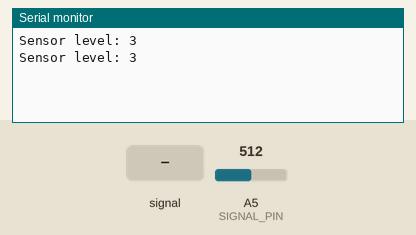
Simulated run of this sketch. Board: Arduino Uno, built with avr-gcc and run on an emulated ATmega328P. On the bench: the last lines printed to the serial monitor. The inputs (shaded band) are chosen by the test bench; at power-on: A5 (SIGNAL_PIN) = 512.

Above: at 2.8 s.
2.9 s: A5 (SIGNAL_PIN) fed a 200 Hz sine of ±255 counts around its level
At 4.4 s:
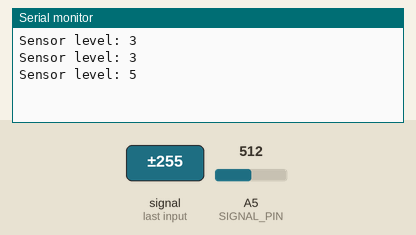
5.6 s: A5 (SIGNAL_PIN) set to 306
At 7.5 s:
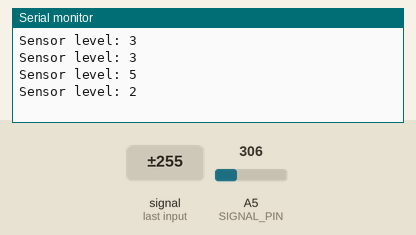
8.3 s: A5 (SIGNAL_PIN) fed a 1000 Hz sine of ±255 counts around its level
At 10.8 s:
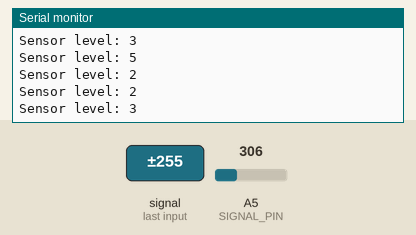
11.0 s: A5 (SIGNAL_PIN) set to 610
At 13.2 s:
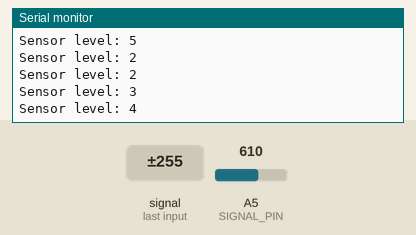
Timing chart, 0 to 14.7 s (numbered marks = the images above; inputs shaded):
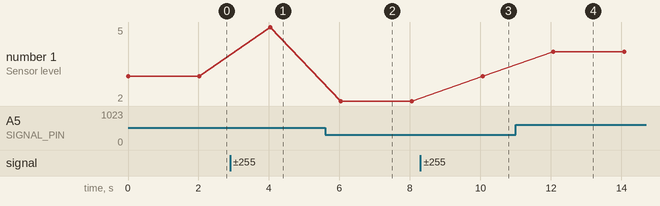

The sketch:

WaterSensor.ino
```cpp
#define POWER_PIN 5
#define SIGNAL_PIN A5
#define SENSOR_MIN 0
#define SENSOR_MAX 600

int value=0;
int level=0;

void setup() {
    Serial.begin(9600);
    pinMode(POWER_PIN, OUTPUT);
    digitalWrite(POWER_PIN, LOW);
}

void loop() {
    digitalWrite(POWER_PIN, HIGH);
    delay(10);
    value= analogRead(SIGNAL_PIN);
    digitalWrite(POWER_PIN, LOW);

    level= map(value, SENSOR_MIN, SENSOR_MAX, 0, 4);
    Serial.print("Sensor level: ");
    Serial.println(level);

    delay(2000);
}
```

Measured:
- after the input at 2.9 s, the serial monitor: prints a new line after 1.1 s (image 1)
- after the input at 5.6 s, the serial monitor: prints a new line after 0.44 s (image 2)
- after the input at 8.3 s, the serial monitor: prints a new line after 1.8 s (image 3)
- after the input at 11.0 s, the serial monitor: prints a new line after 1.1 s (image 4)
- plotted number 1: 3 → 5 after the input at 2.9 s, 5 → 2 after the input at 5.6 s, 2 → 3 after the input at 8.3 s, 3 → 4 after the input at 11.0 s
